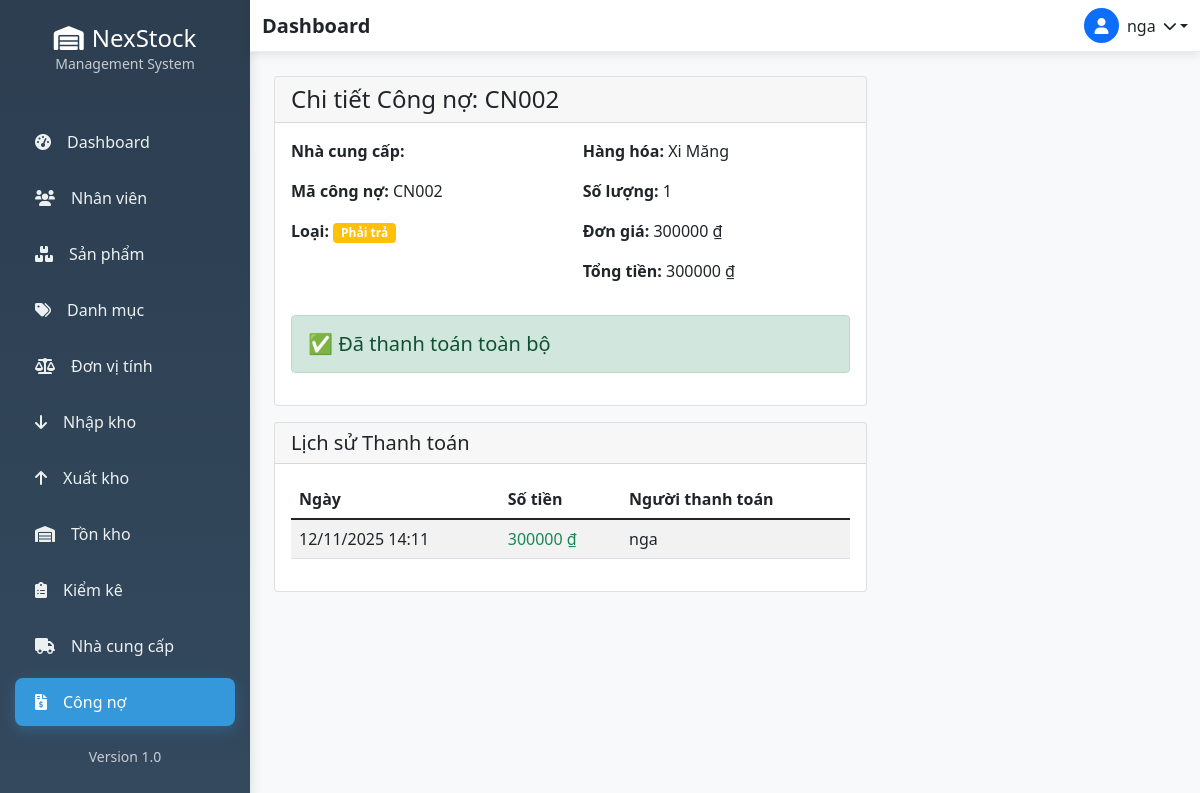
Screenshot of /debt/1/ (signed in) with the database file from the repository.
### accounts/models.py (models this page shows, shortened)
class NguoiDung(AbstractUser):
    ho_ten = models.CharField(max_length=100, blank=True)
    vai_tro = models.CharField(max_length=20, choices=[
        ('admin', 'Quản trị viên'),
        ('manager', 'Quản lý'),
        ('staff', 'Nhân viên'),
    ], default='staff')
    trang_thai = models.BooleanField(default=True)

### debt/models.py (models this page shows, shortened)
class CongNo(models.Model):
    LOAI_CHOICES = [
        ('phai_thu', 'Phải thu'),
        ('phai_tra', 'Phải trả'),
    ]
    nha_cung_cap = models.ForeignKey(NhaCungCap, on_delete=models.CASCADE)
    ma_cong_no = models.CharField(max_length=20, unique=True)
    loai_cong_no = models.CharField(max_length=10, choices=LOAI_CHOICES)
    ten_hang_hoa = models.CharField(max_length=255)
    so_luong = models.IntegerField(default=1)
    don_gia = models.DecimalField(max_digits=15, decimal_places=2, default=0)
    so_tien = models.DecimalField(max_digits=15, decimal_places=2, default=0)
    so_tien_con_lai = models.DecimalField(max_digits=15, decimal_places=2, default=0)
    ngay_tao = models.DateTimeField(auto_now_add=True)

class LichSuThanhToan(models.Model):
    cong_no = models.ForeignKey(CongNo, on_delete=models.CASCADE, related_name='lich_su_thanh_toan')
    so_tien = models.DecimalField(max_digits=15, decimal_places=2, default=0)
    ngay_thanh_toan = models.DateTimeField(auto_now_add=True)
    nguoi_thanh_toan = models.ForeignKey(settings.AUTH_USER_MODEL, on_delete=models.CASCADE, null=True, blank=True)

### debt/views.py (the view)
# urls.py: path('<int:pk>/', views.CongNoDetailView.as_view(), name='congno_detail'),
class CongNoDetailView(DetailView):
    model = CongNo
    template_name = 'debt/congno_detail.html'
    context_object_name = 'congno'
    def get_context_data(self, **kwargs):
        context = super().get_context_data(**kwargs)
        context['lich_su_thanh_toan'] = self.object.lich_su_thanh_toan.all().order_by('-ngay_thanh_toan')
        return context

### templates/debt/congno_detail.html (shortened to what this page needs)
{% extends 'base.html' %}
{% block content %}
<div class="container-fluid">
    <div class="row">
        <div class="col-md-8">
            <div class="card">
                <div class="card-header">
                    <h4 class="mb-0">Chi tiết Công nợ: {{ congno.ma_cong_no }}</h4>
                </div>
                <div class="card-body">
                    <div class="row">
                        <div class="col-md-6">
                            <p><strong>Nhà cung cấp:</strong> {{ congno.nha_cung_cap.ten }}</p>
                            <p><strong>Mã công nợ:</strong> {{ congno.ma_cong_no }}</p>
                            <p><strong>Loại:</strong>
                                {% if congno.loai_cong_no == 'phai_thu' %}
                                <span class="badge bg-success">Phải thu</span>
                                {% else %}
                                <span class="badge bg-warning">Phải trả</span>
                                {% endif %}
                            </p>
                        </div>
                        <div class="col-md-6">
                            <p><strong>Hàng hóa:</strong> {{ congno.ten_hang_hoa }}</p>
                            <p><strong>Số lượng:</strong> {{ congno.so_luong }}</p>
                            <p><strong>Đơn giá:</strong> {{ congno.don_gia|floatformat:0 }} ₫</p>
                            <p><strong>Tổng tiền:</strong> {{ congno.so_tien|floatformat:0 }} ₫</p>
                        </div>
                    </div>
                    <div class="alert {% if congno.so_tien_con_lai > 0 %}alert-warning{% else %}alert-success{% endif %} mt-3">
                        <h5 class="mb-0">
                            {% if congno.so_tien_con_lai > 0 %}
                            Còn nợ: <span class="text-danger">{{ congno.so_tien_con_lai|floatformat:0 }} ₫</span>
                            {% else %}
                            ✅ Đã thanh toán toàn bộ
                            {% endif %}
                        </h5>
                    </div>
                </div>
            </div>
            <div class="card mt-3">
                <div class="card-header">
                    <h5 class="mb-0">Lịch sử Thanh toán</h5>
                </div>
                <div class="card-body">
                    {% if lich_su_thanh_toan %}
                    <div class="table-responsive">
                        <table class="table table-striped">
                            <thead>
                                <tr>
                                    <th>Ngày</th>
                                    <th>Số tiền</th>
                                    <th>Người thanh toán</th>
                                </tr>
                            </thead>
                            <tbody>
                                {% for thanh_toan in lich_su_thanh_toan %}
                                <tr>
                                    <td>{{ thanh_toan.ngay_thanh_toan|date:"d/m/Y H:i" }}</td>
                                    <td class="text-success">{{ thanh_toan.so_tien|floatformat:0 }} ₫</td>
                                    <td>{{ thanh_toan.nguoi_thanh_toan.username }}</td>
                                </tr>
                                {% endfor %}
                            </tbody>
                        </table>
                    </div>
                    {% else %}
                    <p class="text-muted text-center">Chưa có thanh toán</p>
                    {% endif %}
                </div>
            </div>
        </div>
    </div>
</div>
{% endblock %}

### templates/base.html (shortened to what this page needs)
{% load static %}
<html lang="vi">
<head>
    <link href="https://cdn.jsdelivr.net/npm/bootstrap@5.1.3/dist/css/bootstrap.min.css" rel="stylesheet">
    <link rel="stylesheet" href="https://cdnjs.cloudflare.com/ajax/libs/font-awesome/6.0.0/css/all.min.css">
</head>
<body>
{% if user.is_authenticated %}
<div class="d-flex">
    <div class="sidebar">
        <div class="sidebar-header text-center py-4">
            <h4 class="text-white mb-0">
                <i class="fas fa-warehouse me-2"></i>NexStock
            </h4>
            <small class="text-light opacity-75">Management System</small>
        </div>
        <nav class="nav flex-column mt-3">
            <a class="nav-link {% if request.resolver_match.url_name == 'dashboard' %}active{% endif %}"
               href="{% url 'dashboard' %}">
                <i class="fas fa-tachometer-alt me-3"></i>Dashboard
            </a>
            <a class="nav-link {% if 'nhan-vien' in request.path %}active{% endif %}"
               href="{% url 'danh_sach_nhan_vien' %}">
                <i class="fas fa-users me-3"></i>Nhân viên
            </a>
            <a class="nav-link {% if 'product' in request.path %}active{% endif %}"
               href="{% url 'product_list' %}">
                <i class="fas fa-boxes me-3"></i>Sản phẩm
            </a>
            <a class="nav-link {% if 'category' in request.path %}active{% endif %}"
               href="{% url 'category_list' %}">
                <i class="fas fa-tags me-3"></i>Danh mục
            </a>
            <a class="nav-link {% if 'unit' in request.path %}active{% endif %}"
               href="{% url 'unit_list' %}">
                <i class="fas fa-balance-scale me-3"></i>Đơn vị tính
            </a>
            <a class="nav-link {% if 'nhap' in request.path %}active{% endif %}"
               href="{% url 'inventory:danh_sach_nhap' %}">
                <i class="fas fa-arrow-down me-3"></i>Nhập kho
            </a>
            <a class="nav-link {% if 'xuat' in request.path %}active{% endif %}"
               href="{% url 'inventory:danh_sach_xuat' %}">
                <i class="fas fa-arrow-up me-3"></i>Xuất kho
            </a>
            <a class="nav-link {% if 'ton-kho' in request.path %}active{% endif %}"
               href="{% url 'inventory:chi_tiet_ton_kho' kho_id=1 %}">
                <i class="fas fa-warehouse me-3"></i>Tồn kho
            </a>
            <a class="nav-link {% if 'kiem-ke' in request.path %}active{% endif %}"
               href="{% url 'inventory:danh_sach_kiem_ke' %}">
                <i class="fas fa-clipboard-list me-3"></i>Kiểm kê
            </a>
            <a class="nav-link" href="/doi-tac/nha-cung-cap/">
                <i class="fas fa-truck me-3"></i>Nhà cung cấp
            </a>
            <a class="nav-link {% if 'debt' in request.path %}active{% endif %}"
               href="{% url 'debt:congno_list' %}">
                <i class="fas fa-file-invoice-dollar me-3"></i>Công nợ
            </a>
        </nav>
        <div class="sidebar-footer mt-auto p-3 text-center">
            <small class="text-light opacity-75">Version 1.0</small>
        </div>
    </div>
    <div class="main-content flex-grow-1">
        <nav class="navbar navbar-custom navbar-expand-lg">
            <div class="container-fluid d-flex justify-content-between">
                <h5 class="mb-0 fw-bold">{% block page_title %}Dashboard{% endblock %}</h5>
                <div class="dropdown">
                    <a href="#" class="dropdown-toggle text-dark text-decoration-none d-flex align-items-center"
                       id="userDropdown" data-bs-toggle="dropdown" aria-expanded="false">
                        <div class="bg-primary rounded-circle d-flex align-items-center justify-content-center me-2"
                             style="width: 35px; height: 35px;">
                            <i class="fas fa-user text-white"></i>
                        </div>
                        <span class="me-2">{{ user.username }}</span>
                        <i class="fas fa-chevron-down small"></i>
                    </a>
                </div>
            </div>
        </nav>
        <div class="container-fluid py-4">
            {% block content %}{% endblock %}
        </div>
    </div>
</div>
{% else %}
<div class="auth-wrapper">
    {% block auth_content %}{% endblock %}
</div>
{% endif %}
</body>
</html>

### templates/base.html (style rules this page uses)
:root { --primary-color: #2c3e50; --secondary-color: #34495e; --accent-color: #3498db; --sidebar-width: 250px; }
.sidebar { background: linear-gradient(180deg, var(--primary-color) 0%, var(--secondary-color) 100%); min-height: 100vh; width: var(--sidebar-width); position: fixed; left: 0; top: 0; box-shadow: 2px 0 10px rgba(0,0,0,0.1); }
.sidebar .nav-link { color: #ecf0f1; padding: 12px 20px; border-radius: 8px; margin: 4px 15px; transition: all 0.3s ease; font-weight: 500; }
.sidebar .nav-link.active { background-color: var(--accent-color); color: #ffffff; box-shadow: 0 4px 15px rgba(52, 152, 219, 0.3); }
.main-content { margin-left: var(--sidebar-width); min-height: 100vh; background-color: #f8f9fa; }
.navbar-custom { background: white !important; box-shadow: 0 2px 10px rgba(0,0,0,0.1); border-bottom: 1px solid #e9ecef; }

### rows the page displays
NguoiDung: username "nga"
CongNo: ma_cong_no "CN002", ten_hang_hoa "Xi Măng", so_luong "1", don_gia "300000", so_tien "300000"
LichSuThanhToan: ngay_thanh_toan "12/11/2025 14:11", so_tien "300000", nguoi_thanh_toan.username "nga"
